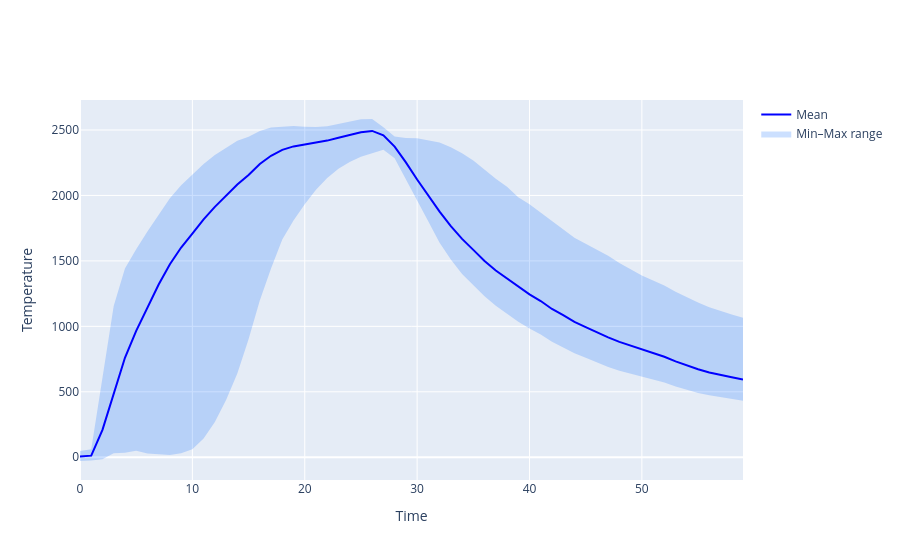

Notebook code for this chart:
### Code cell
import plotly.graph_objects as go
mean = c1_1.mean(dim=1)
lower = c1_1.min(dim=1)[0]
upper = c1_1.max(dim=1)[0]
t = np.arange(len(mean))

fig = go.Figure([
    go.Scatter(x=t, y=upper, mode='lines', line=dict(width=0), showlegend=False),
    go.Scatter(x=t, y=lower, mode='lines', line=dict(width=0), fill='tonexty', fillcolor='rgba(0,100,255,0.2)', name='Min–Max range'),
    go.Scatter(x=t, y=mean, mode='lines', line=dict(color='blue'), name='Mean'),
])
fig.update_layout(xaxis_title='Time', yaxis_title='Temperature')
fig.show()
